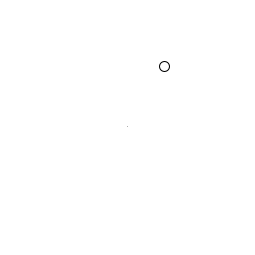
Frame 1 (no input)
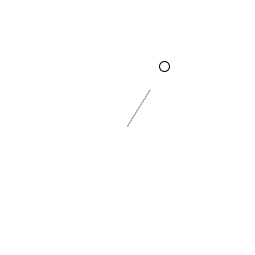
Frame 60 (the mouse pressed at the canvas centre just before this capture)
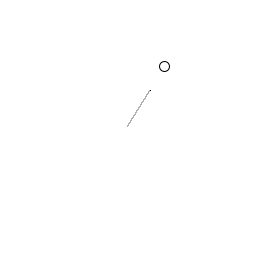
Frame 120 (the mouse held since frame 60 and released just before this capture)

The Processing sketch that drew these frames (run headless with seeded random() and noise(); from frame 60 on, the mouse is pressed at the canvas centre):

// Processing sketch: processing_34325
// ── processing_34325.pde

int w = 255;
int h = 255;


float xd;
float yd;
float xby;
float yby;
float xtot;
float ytot;
float dtot;
int pass;
PVector A;
PVector B;
PVector now;
void setup(){
  size(255,255);
  A= new PVector (w/2,h/2); 
  now = new PVector (w/2,h/2); 
  B = new PVector(random(w),random(h)); 
  smooth();
  background(-1);
  ellipse(B.x,B.y,10,10);
}

void draw(){
  if(mouseX != pmouseX && mouseY !=pmouseY && mousePressed){
    B = new PVector (mouseX,mouseY);
    //ellipse(B.x,B.y,10,10);
  }

  xd = B.x-A.x;
  if (xd<0)xd=-xd;
  yd = B.y-A.y;
  if (yd<0)yd=-yd;
  float dtot = xd+yd;
  float xtot = A.x+B.x;
  float ytot = A.y+B.y;

  xby = xd/dtot;
  yby = yd/dtot;

  if (B.x>A.x && B.y > A.y){
    now.x+=xby;
    now.y+=yby;
  }

  if (B.x<A.x && B.y > A.y){
    now.x-=xby;
    now.y+=yby;
  }
  if (B.x<A.x && B.y < A.y){
    now.x-=xby;
    now.y-=yby;
  }

  if (B.x>A.x && B.y < A.y){
    now.x+=xby;
    now.y-=yby;
  }

stroke(1,111);
  point(now.x,now.y);
  if(dist(now.x,now.y,B.x,B.y)<2){
    //if(now.x>B.x-xby || now.y>B.y-yby && sign ){
if (mode==1)      A= new PVector(B.x,B.y);

      sign = true;
    B = new PVector(random(w),random(h)); 
     ecount ++;
   //if (ecount ==0) 
   ellipse(B.x,B.y,10,10);
    now =  new PVector (A.x,A.y);  
   

  }
  ecount = 0;
if (now.x<xby*2 || now.y<yby*2)sign = false;
}
int ecount;
int mode = 2;

void keyPressed(){
 if (key=='1')mode=1;
  if (key=='2')mode=2;
}
boolean sign = false;               
